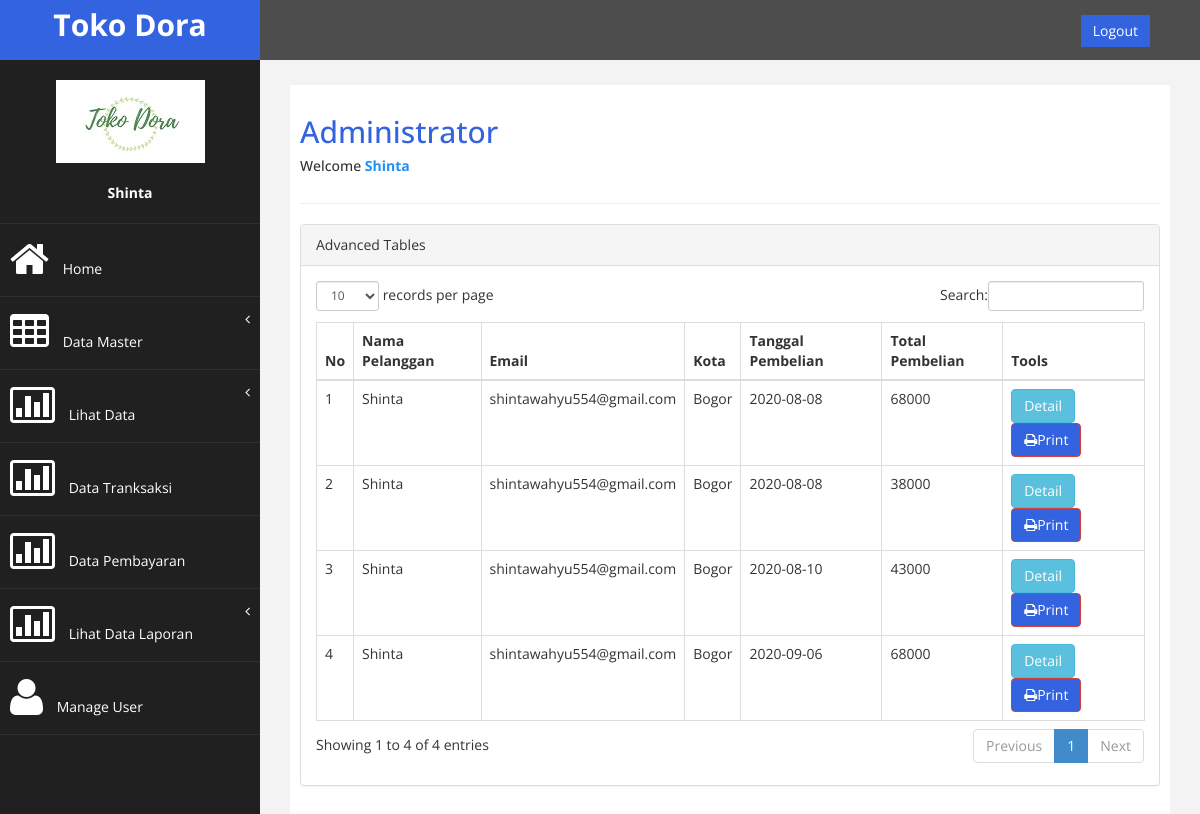
The app's page /admin/admin.php?page=data_transaksi (signed in) with its own data.
### tables this page shows
CREATE TABLE `pembelian` (
  `id_pembelian` int(11) NOT NULL,
  `id_pelanggan` int(11) NOT NULL,
  `nama` varchar(50) NOT NULL,
  `email` varchar(100) NOT NULL,
  `nama_kota` varchar(100) NOT NULL,
  `alamat_tujuan` varchar(200) NOT NULL,
  `jenis_pengiriman` varchar(50) NOT NULL,
  `jenis_paket` varchar(20) NOT NULL,
  `ongkir` int(11) NOT NULL,
  `total_berat` int(11) NOT NULL,
  `id_bank` int(20) NOT NULL,
  `nama_bank` varchar(50) NOT NULL,
  `kode_pembayaran` varchar(20) NOT NULL,
  `tanggal_pembelian` date NOT NULL,
  `total_pembelian` int(20) NOT NULL,
  `status` varchar(100) NOT NULL DEFAULT 'pending',
  `nomor_resi` varchar(100) NOT NULL
);

### admin/lihat_transaksi.php (the view)
<div class="panel panel-default">
    <div class="panel-heading">
         Advanced Tables
    </div>
    <div class="panel-body">
            <table class="table table-bordered" id="dataTables-example">
                <thead>
                    <tr>
                        <th>No</th>
                        <th>Nama Pelanggan</th>
                        <th>Email</th>
                        <th>Kota</th>
                        <th>Tanggal Pembelian</th>
                        <th>Total Pembelian</th>
                        <th>Tools</th>
                    </tr>
                </thead>
                <tbody>
                	<?php
                    $nomor=1;
                	include 'koneksi.php';
                	$sql = $koneksi->query("SELECT *FROM pembelian
                        WHERE id_pembelian");?>
                	<?php while ($data = $sql->fetch_assoc()) {?>
                    <tr class="odd gradeX">
                        <td><?php echo $nomor; ?></td>
                        <td><?php echo $data['nama']; ?></td>
                        <td><?php echo $data['email']; ?></td>
                        <td><?php echo $data['nama_kota']; ?></td>
                        <td><?php echo $data['tanggal_pembelian']; ?></td>
                        <td><?php echo $data['total_pembelian']; ?></td>
                        <td>
                        	<a href="admin.php?page=data_detail&id=<?php echo $data['id_pembelian']; ?>"><button class="btn btn-info">Detail</button></a><a href="laporanper_idpembelian.php?page=lapl&id=<?php echo $data['id_pembelian']; ?>"><button class="btn btn-danger"><i class="fa fa-print "></i>Print</button></a></td>
                    </tr>
                    <?php
                    $nomor++;
                };
                     ?>
                </tbody>
            </table>
        </div>
    </div>
</div>

### admin/assets/css/custom.css (style rules this page uses)
body { font-family: 'Open Sans', sans-serif; }

### records on screen
pembelian: nama "Shinta", email "shintawahyu554@gmail.com", nama_kota "Bogor", tanggal_pembelian "2020-08-08", total_pembelian "68000"
pembelian: nama "Shinta", email "shintawahyu554@gmail.com", nama_kota "Bogor", tanggal_pembelian "2020-08-08", total_pembelian "38000"
pembelian: nama "Shinta", email "shintawahyu554@gmail.com", nama_kota "Bogor", tanggal_pembelian "2020-08-10", total_pembelian "43000"
pembelian: nama "Shinta", email "shintawahyu554@gmail.com", nama_kota "Bogor", tanggal_pembelian "2020-09-06", total_pembelian "68000"

### other values on screen
$_SESSION["admin"]['nama'] "Shinta"
